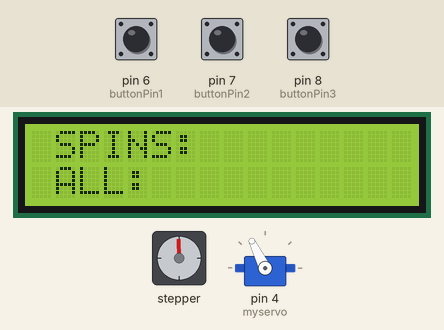
This sketch was run on a simulated Arduino Uno, built with avr-gcc and run on an emulated ATmega328P. Shown: stepper motor, servo, 16×2 character LCD. Wiring (inferred from the names in the program): stepper motor driver (200 steps per turn assumed): step pin 3; direction pin 2. The inputs (shaded band) are chosen by the test bench; at power-on: pin 7 (buttonPin2) LOW, pin 6 (buttonPin1) LOW, pin 8 (buttonPin3) LOW.

Above: at 1.2 s.
1.3 s: pin 7 (buttonPin2) pulled HIGH for 0.15 s
At 1.76 s:
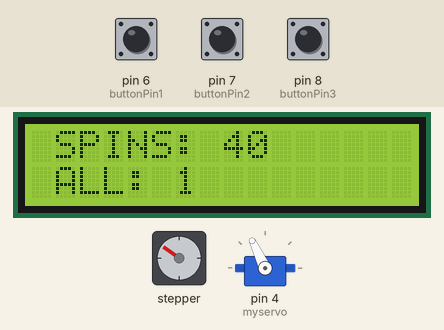
4.0 s: pin 6 (buttonPin1) pulled HIGH for 3.2 s
At 7.5 s:
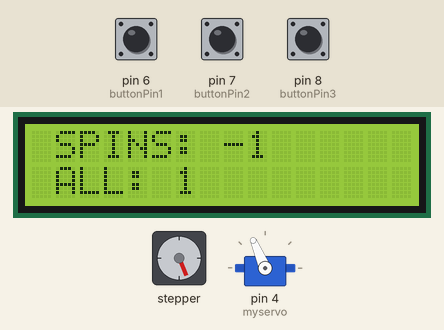
8.7 s: pin 8 (buttonPin3) pulled HIGH for 0.15 s
At 9.15 s:
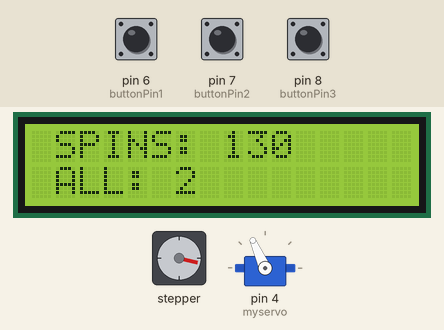
11.8 s: pin 6 (buttonPin1) pulled HIGH for 0.15 s
At 13.1 s:
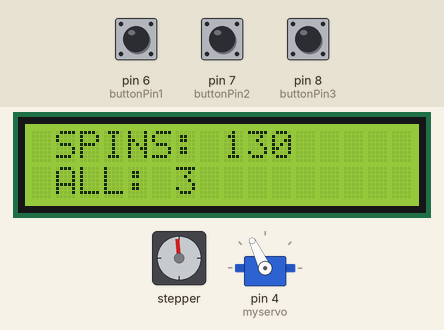
13.4 s: pin 7 (buttonPin2) pulled HIGH for 1 s
At 14.15 s:
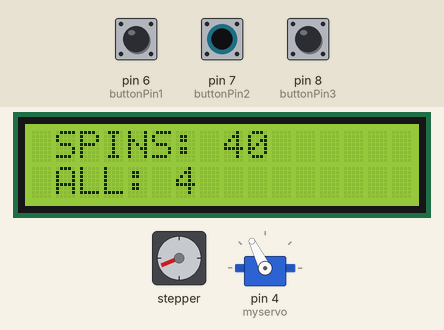
20.4 s: pin 6 (buttonPin1) pulled HIGH for 3.2 s
At 24.8 s:
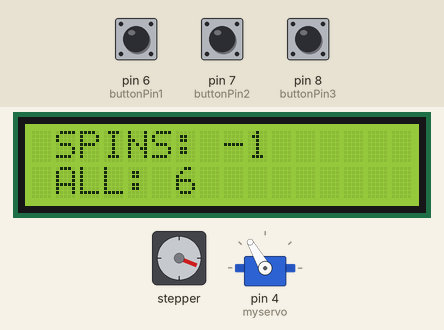
Timing chart, 0 to 26.1 s (numbered marks = the images above; inputs shaded):
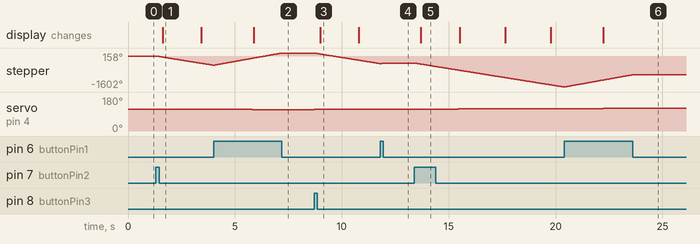

Measured:
- after the input at 1.3 s, stepper: keeps turning counter-clockwise at about 179°/s, starting at once; servo on pin 4 (myservo): 116° → 115° at once, → 114° 2.0 s later; the display: changes after 0.31 s (image 1)
- after the input at 8.7 s, stepper: keeps turning counter-clockwise at about 179°/s, starting at once; servo on pin 4 (myservo): 113° → 114° at once, → 115° 2.0 s later; the display: changes after 0.30 s (image 3)
- after the input at 11.8 s, servo on pin 4 (myservo): stays 115° (without the input it goes to 116° after 0.94 s)
- after the input at 13.4 s, stepper: keeps turning counter-clockwise at about 177°/s, starting at once; servo on pin 4 (myservo): 115° → 116° at once, → 117° 2.0 s later, → 118° 2.0 s later, → 119° 2.0 s later; the display: changes after 0.30 s (image 5)

The sketch:

motor_trans.ino
```cpp
#include <LiquidCrystal.h>
#include <Servo.h>

// пины для подключения контактов STEP, DIR
#define PIN_STEP 3
#define PIN_DIR 2

#define buttonPin1 6
#define buttonPin2 7
#define buttonPin3 8
// количество шагов на 1 оборот
#define STEP_ROUND 200
// скорость двигателя
#define SPEED1 9


Servo myservo;
LiquidCrystal lcd(12, 11, 10, 9, 13, 5);


bool buttonState1 = LOW;         // variable for reading the pushbutton status
bool buttonState2 = LOW;         // variable for reading the pushbutton status
bool buttonState3 = LOW;         // variable for reading the pushbutton status
float STEP_ROUND_TURN = 0;
int n = 1;
const int shift = 35;
const int angle_shift = 0;

int pos = 116;
int spins = 0;
int j = 0;

void lcd_shit(int sum, int last)
{
  if (last == 40) {
  lcd.setCursor(8,0);
  lcd.print(last);
  lcd.setCursor(10,0);
  lcd.print(" ");
  }
  else {
  lcd.setCursor(8,0);
  lcd.print(last);
  }


  lcd.setCursor(6,1);
  lcd.print(sum);

}

void setup() {

myservo.attach(4);
myservo.write(pos);
lcd.begin(16, 2);
lcd.setCursor(1,0);
lcd.write("SPINS: ");
lcd.setCursor(1,1);
lcd.write("ALL: " + spins);


// режим для STEP и DIR как OUTPUT
pinMode(PIN_STEP, OUTPUT);
pinMode(PIN_DIR, OUTPUT);
// начальные значения
digitalWrite(PIN_STEP, 1);
digitalWrite(PIN_DIR, 0);

pinMode(buttonPin1, INPUT);
pinMode(buttonPin2, INPUT);
pinMode(buttonPin3, INPUT);


}

void loop() {
if (digitalRead(buttonPin1))
{
  digitalWrite(PIN_DIR, HIGH);
  while(digitalRead(buttonPin1)) {
    digitalWrite(PIN_STEP, HIGH);
    delay(SPEED1);
    digitalWrite(PIN_STEP, LOW);
    j++;
    if (j%200 == 0){
      n +=1;
      pos-= pow(-1, n) + angle_shift * pow(-1, n);
      spins = spins - 1;
      lcd_shit(spins, -1);
      myservo.write(pos);
      delay(10);
    }
  }
}
j = 0;
if (digitalRead(buttonPin2))
{
  STEP_ROUND_TURN = STEP_ROUND * 40;
  digitalWrite(PIN_DIR, LOW);
  while(j <= STEP_ROUND_TURN - 1) {
    digitalWrite(PIN_STEP, HIGH);
    delay(SPEED1);
    digitalWrite(PIN_STEP, LOW);
    if (j%200 == 0){
     spins = spins + 1;
     pos+= pow(-1, n) + angle_shift * pow(-1, n);
     if (spins % shift == 0){
      n +=1;
     }
     myservo.write(pos);
     delay(10);
    }
    lcd_shit(spins, 40);
    if (digitalRead(buttonPin1))
    {
      break;
    }
    j++;
    }
}
j = 0;
if (digitalRead(buttonPin3))
{
  STEP_ROUND_TURN = STEP_ROUND * 130;
  digitalWrite(PIN_DIR, LOW);
  while(j <= STEP_ROUND_TURN - 1) {
    digitalWrite(PIN_STEP, HIGH);
    delay(SPEED1);
    digitalWrite(PIN_STEP, LOW);
    if (j%200 == 0){
     spins = spins + 1;
     pos+= pow(-1, n) + angle_shift * pow(-1, n);
     if (spins % shift == 0){
      n +=1;
     }
     myservo.write(pos);
     delay(10);
    }
     if (digitalRead(buttonPin1))
    {
      break;
    }
    lcd_shit(spins, 130);
    j++;
    }
}
j = 0;
STEP_ROUND_TURN = 0;
}
```
